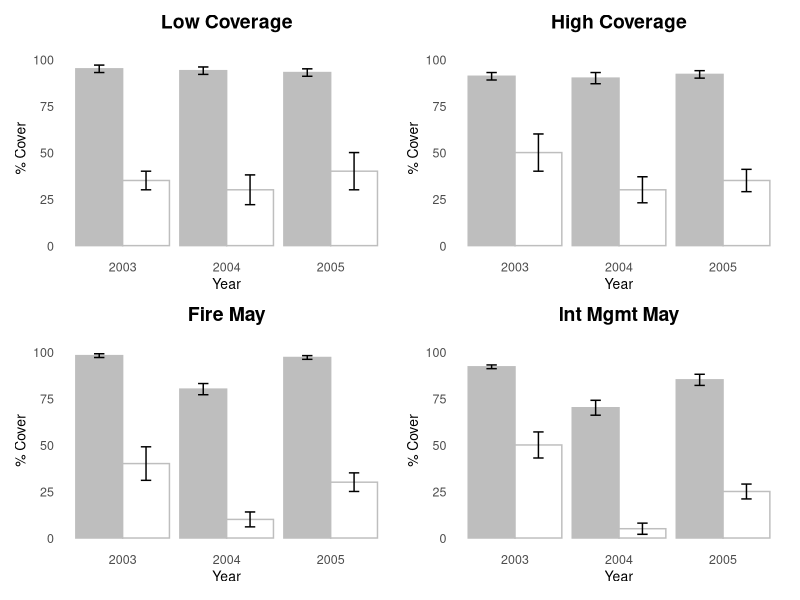

Source code (R): (Note: this script raises an error after producing the figure.)
# Load packages
library(ggplot2)
library(patchwork)

# Create example data
df <- data.frame(
  Year = rep(c(2003, 2004, 2005), times = 2 * 4),
  Cover = c(95, 94, 93, 35, 30, 40,     # Panel A
            91, 90, 92, 50, 30, 35,     # Panel B
            98, 80, 97, 40, 10, 30,     # Panel C
            92, 70, 85, 50, 5, 25),     # Panel D
  SE = c(2, 2, 2, 5, 8, 10,
         2, 3, 2, 10, 7, 6,
         1, 3, 1, 9, 4, 5,
         1, 4, 3, 7, 3, 4),
  Group = rep(c("Black", "White"), each = 3, times = 4),
  Panel = rep(c("Low Coverage", "High Coverage", "Fire May", "Int Mgmt May"), each = 6)
)

# Function to create individual panel
make_panel_plot <- function(panel_id) {
  dat <- subset(df, Panel == panel_id)
  
  ggplot(dat, aes(x = factor(Year), y = Cover, fill = Group)) +
    geom_bar(stat = "identity", position = position_dodge(0.9), color = "grey") +
    geom_errorbar(aes(ymin = Cover - SE, ymax = Cover + SE),
                  position = position_dodge(0.9), width = 0.2) +
    scale_fill_manual(values = c("Black" = "grey", "White" = "white")) +
    labs(x = "Year", y = "% Cover") +
    ylim(0, 105) +
    ggtitle(panel_id) +  # Use ggtitle for top-centered panel labels
    theme_minimal(base_size = 10) +
    theme(
      legend.position = "none",
      panel.grid = element_blank(),
      plot.title = element_text(hjust = 0.5, size = 14, face = "bold"), # centered
      axis.title = element_text(size = 10),
      axis.text = element_text(size = 9),
      plot.margin = margin(5, 5, 5, 5)
    )
}

# Create each panel
pA <- make_panel_plot("Low Coverage")
pB <- make_panel_plot("High Coverage")
pC <- make_panel_plot("Fire May")
pD <- make_panel_plot("Int Mgmt May")

# Combine plots in 2x2 layout with patchwork
final_plot <- (pA + pB) / (pC + pD)

# Show the plot
print(final_plot)


#USING THE REAL DATA
library(tidyverse)
#https://www.statology.org/pivot_longer-in-r/
#pivot the data frame into a long format
coberturapivot = as.data.frame(data_only_cobertura_2003_a_2005_sent_04may2020)
coberturapivot1 = coberturapivot %>% pivot_longer(cols=c('total03', 'total04','total05'),
                                                  names_to='ano',
                                                  values_to='cobtotal')
coberturapivot2 = coberturapivot %>% pivot_longer(cols=c('mm03', 'mm04','mm05'),
                                                  names_to='anomm',
                                                  values_to='cobmm')
#remove columns 1 to 5 of coberturapivot2
coberturapivot2 <- coberturapivot2[ -c(1:5) ]
#add columns dataframe coberturapivot2 to coberturapivot1
df2 <- cbind(coberturapivot1, coberturapivot2)
#recode ano to have just numbers
df2$anocal = substr(df2$ano,6,7)
#pivot to have cobertura single variable
df3 = df2 %>% pivot_longer(cols=c('cobtotal', 'cobmm'),
                           names_to='tipocob',
                           values_to='percob')
#remove cols 3 4 5 6 7 from df3
df4 <- df3 [ -c(3:7) ]

#agora vamos usar o dataframe df4 para replicar a figura 3 do paper com sigmaplot
df4$tipocob <- factor(df4$tipocob, levels = c("cobtotal", "cobmm"))
#mydat_tibble <- mydat_tibble %>% 
#  rename(Years_From_Diagnosis = Yrs_From_Dx)

con1 <- subset(df4, trat == 1)
con2 <- subset(df4, trat == 2)
con3 <- subset(df4, trat == 3)
con4 <- subset(df4, trat == 4)
require(gridExtra)
#BOXPLOTS
plot1=ggplot(con1, aes(x=anocal,y=percob, fill = tipocob))+ geom_boxplot()
plot2=ggplot(con2, aes(x=anocal,y=percob, fill = tipocob))+ geom_boxplot()
plot3=ggplot(con3, aes(x=anocal,y=percob, fill = tipocob))+ geom_boxplot()
plot4=ggplot(con4, aes(x=anocal,y=percob, fill = tipocob))+ geom_boxplot()

plot1
grid.arrange(plot1, plot2, plot3, plot4, ncol=2)
#BARPLOT WITH ERROR BARS FIGURE 3 FINAL
#calculate mean values of y
library(dplyr)
library(ggplot2)
summary_data2 <- df4 %>%
  group_by(trat,anocal,tipocob) %>%
  summarize(
    percent_cover = mean(percob),
    sd_value = sd(percob)
  )
#Rename the variables according to the plot
summary_data2 <- summary_data2 %>% rename(coverage = tipocob)
summary_data2 <- summary_data2 %>% rename(year = anocal)
library(forcats)
summary_data2$coverage <- fct_recode(summary_data2$coverage,
                                     "total" = "cobtotal",  # Renaming "cobtotal" to "total"
                                     "melinis" = "cobmm")  # Renaming "cobmm" to "melinis"
summary_data2$year <- fct_recode(summary_data2$year,
                                 "2003" = "03",  # Renaming "03" to "2003"
                                 "2004" = "04", # Renaming "04" to "2004"
                                 "2005" = "05")  # Renaming "05" to "2005"

